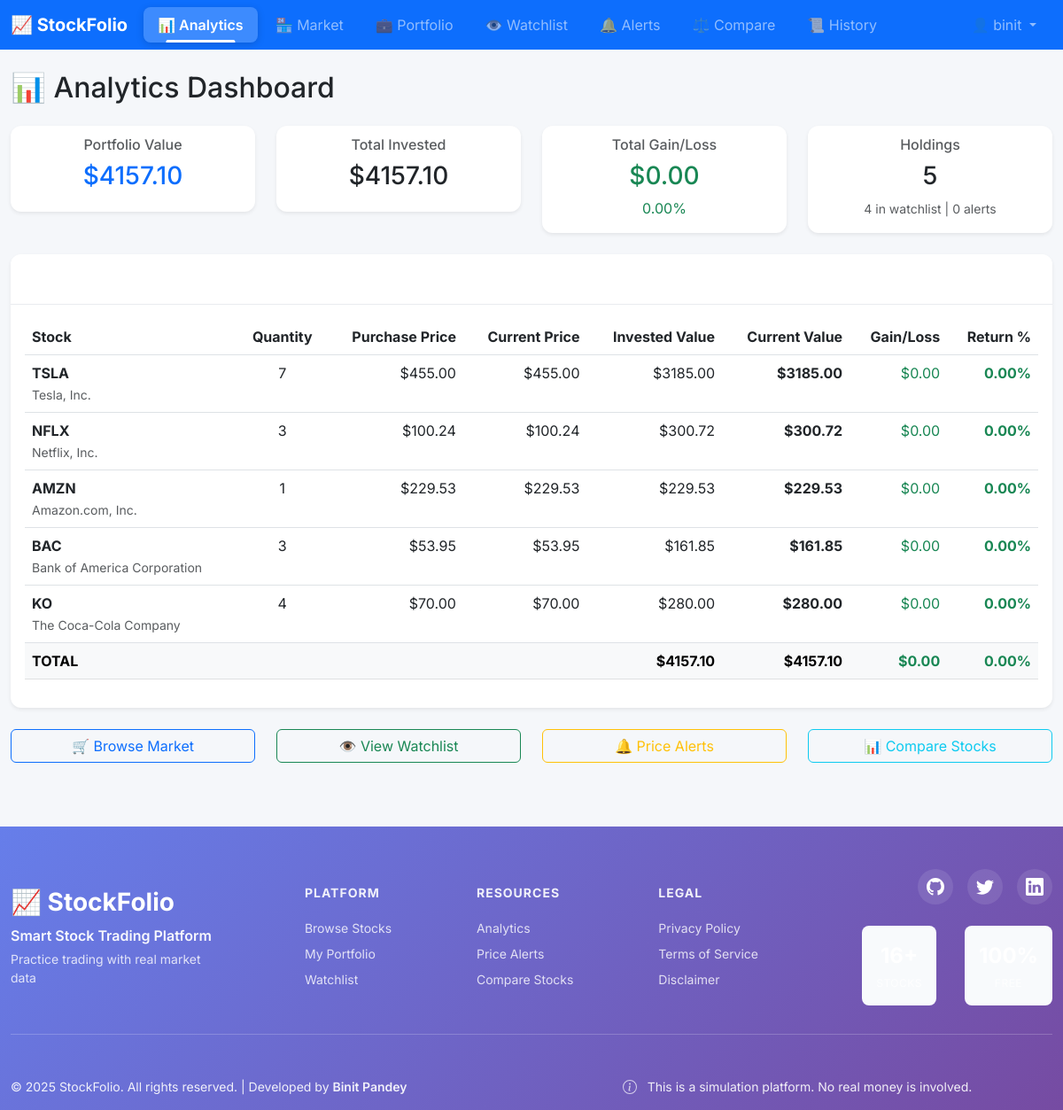
Page /dashboard/ (signed in) on the earlier database version.
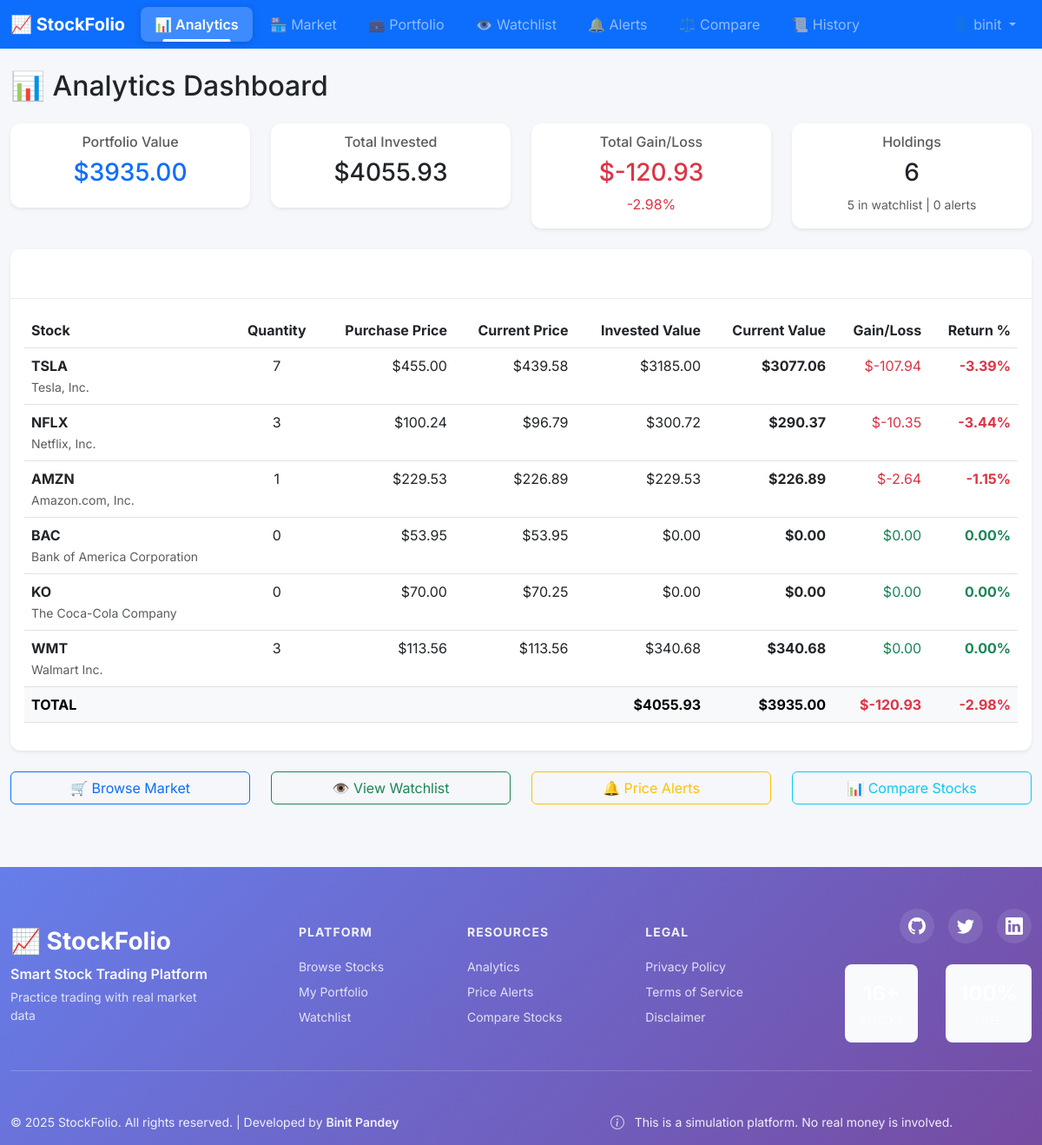
Same page on the later database version.
### stocks/models.py (models this page shows, shortened)
class Stocks(models.Model):
    ticker = models.CharField(max_length=10, unique=True, db_index=True, help_text="Stock ticker symbol")
    name = models.CharField(max_length=300, db_index=True)
    description = models.TextField(max_length=5000, blank=True)
    curr_price = models.DecimalField(
        max_digits=10,
        decimal_places=2,
        validators=[MinValueValidator(Decimal('0.01'))],
        help_text="Current stock price"
    )
    market_cap = models.BigIntegerField(null=True, blank=True, help_text="Market capitalization")
    sector = models.CharField(max_length=100, blank=True, default='', help_text="Stock sector")
    industry = models.CharField(max_length=100, blank=True, default='', help_text="Stock industry")
    volume = models.BigIntegerField(default=0, help_text="Trading volume")
    last_updated = models.DateTimeField(auto_now=True)
    created_at = models.DateTimeField(auto_now_add=True, null=True)
    is_active = models.BooleanField(default=True, help_text="Is stock actively traded")
    class Meta:
        verbose_name = "Stock"
        verbose_name_plural = "Stocks"
        ordering = ['ticker']

### stocks/enhanced_views.py (the view)
# urls.py: path('dashboard/', dashboard_analytics, name='dashboard_analytics'),
@login_required
def dashboard_analytics(request):
    user = request.user
    user_stocks = UserStock.objects.select_related('stock').filter(user=user)
    total_value = 0
    invested = 0
    portfolio_data = []
    for item in user_stocks:
        stock_data = stock_service.get_stock_data(item.stock.ticker)
        current_price = stock_data['current_price'] if stock_data else float(item.stock.curr_price)
        stock_value = item.purchase_quantity * Decimal(str(current_price))
        invested_value = item.purchase_quantity * item.purchase_price
        gain_loss = stock_value - invested_value
        gain_loss_pct = (gain_loss / invested_value * 100) if invested_value > 0 else 0
        total_value += stock_value
        invested += invested_value
        portfolio_data.append({
            'stock': item.stock,
            'quantity': item.purchase_quantity,
            'current_price': current_price,
            'purchase_price': float(item.purchase_price),
            'current_value': float(stock_value),
            'invested_value': float(invested_value),
            'gain_loss': float(gain_loss),
            'gain_loss_pct': float(gain_loss_pct)
        })
    total_gain_loss = total_value - invested
    total_gain_loss_pct = (total_gain_loss / invested * 100) if invested > 0 else 0
    watchlist_count = Watchlist.objects.filter(user=user).count()
    active_alerts = PriceAlert.objects.filter(user=user, status='ACTIVE').count()
    context = {
        'portfolio_data': portfolio_data,
        'total_value': float(total_value),
        'invested': float(invested),
        'total_gain_loss': float(total_gain_loss),
        'total_gain_loss_pct': float(total_gain_loss_pct),
        'watchlist_count': watchlist_count,
        'active_alerts': active_alerts,
        'portfolio_count': len(portfolio_data)
    }
    return render(request, 'dashboard_analytics.html', context)

### stocks/services.py (called while the page is built)
    def get_stock_data(self, symbol: str, use_cache: bool = True) -> Optional[Dict[str, Any]]:
        cache_key = f"stock_data_{symbol}"
        if use_cache:
            cached_data = cache.get(cache_key)
            if cached_data:
                logger.info(f"Retrieved cached data for {symbol}")
                return cached_data
        try:
            stock_data = self._get_yfinance_data(symbol)
            if not stock_data and self.tiingo_token:
                stock_data = self._get_tiingo_data(symbol)
            if stock_data and use_cache:
                cache.set(cache_key, stock_data, self.cache_timeout)
                logger.info(f"Cached data for {symbol}")
            return stock_data
        except Exception as e:
            logger.error(f"Error fetching stock data for {symbol}: {str(e)}")
            return None

### stocks/templates/dashboard_analytics.html (shortened to what the changed rows need)
{% extends 'base.html' %}
{% load static %}
{% block content %}
<div class="container-fluid mt-4">
    <h2 class="mb-4">📊 Analytics Dashboard</h2>
    <div class="row mb-4">
        <div class="col-md-3">
            <div class="card text-center shadow-sm">
                <div class="card-body">
                    <h6 class="card-subtitle mb-2 text-muted">Portfolio Value</h6>
                    <h3 class="card-title text-primary">${{ total_value|floatformat:2 }}</h3>
                </div>
            </div>
        </div>
        <div class="col-md-3">
            <div class="card text-center shadow-sm">
                <div class="card-body">
                    <h6 class="card-subtitle mb-2 text-muted">Total Invested</h6>
                    <h3 class="card-title">${{ invested|floatformat:2 }}</h3>
                </div>
            </div>
        </div>
        <div class="col-md-3">
            <div class="card text-center shadow-sm">
                <div class="card-body">
                    <h6 class="card-subtitle mb-2 text-muted">Total Gain/Loss</h6>
                    <h3 class="card-title {% if total_gain_loss >= 0 %}text-success{% else %}text-danger{% endif %}">
                        ${{ total_gain_loss|floatformat:2 }}
                    </h3>
                    <p class="mb-0 {% if total_gain_loss_pct >= 0 %}text-success{% else %}text-danger{% endif %}">
                        {{ total_gain_loss_pct|floatformat:2 }}%
                    </p>
                </div>
            </div>
        </div>
        <div class="col-md-3">
            <div class="card text-center shadow-sm">
                <div class="card-body">
                    <h6 class="card-subtitle mb-2 text-muted">Holdings</h6>
                    <h3 class="card-title">{{ portfolio_count }}</h3>
                    <p class="mb-0 text-muted">
                        <small>{{ watchlist_count }} in watchlist | {{ active_alerts }} alerts</small>
                    </p>
                </div>
            </div>
        </div>
    </div>
    <div class="row">
        <div class="col-12">
            <div class="card shadow-sm">
                <div class="card-body">
                    {% if portfolio_data %}
                        <div class="table-responsive">
                            <table class="table table-hover">
                                <thead>
                                    <tr>
                                        <th>Stock</th>
                                        <th class="text-center">Quantity</th>
                                        <th class="text-end">Purchase Price</th>
                                        <th class="text-end">Current Price</th>
                                        <th class="text-end">Invested Value</th>
                                        <th class="text-end">Current Value</th>
                                        <th class="text-end">Gain/Loss</th>
                                        <th class="text-end">Return %</th>
                                    </tr>
                                </thead>
                                <tbody>
                                    {% for item in portfolio_data %}
                                        <tr>
                                            <td>
                                                <strong>{{ item.stock.ticker }}</strong><br>
                                                <small class="text-muted">{{ item.stock.name }}</small>
                                            </td>
                                            <td class="text-center">{{ item.quantity }}</td>
                                            <td class="text-end">${{ item.purchase_price|floatformat:2 }}</td>
                                            <td class="text-end">${{ item.current_price|floatformat:2 }}</td>
                                            <td class="text-end">${{ item.invested_value|floatformat:2 }}</td>
                                            <td class="text-end"><strong>${{ item.current_value|floatformat:2 }}</strong></td>
                                            <td class="text-end {% if item.gain_loss >= 0 %}text-success{% else %}text-danger{% endif %}">
                                                ${{ item.gain_loss|floatformat:2 }}
                                            </td>
                                            <td class="text-end {% if item.gain_loss_pct >= 0 %}text-success{% else %}text-danger{% endif %}">
                                                <strong>{{ item.gain_loss_pct|floatformat:2 }}%</strong>
                                            </td>
                                        </tr>
                                    {% endfor %}
                                </tbody>
                                <tfoot class="table-light">
                                    <tr>
                                        <th colspan="4">TOTAL</th>
                                        <th class="text-end">${{ invested|floatformat:2 }}</th>
                                        <th class="text-end">${{ total_value|floatformat:2 }}</th>
                                        <th class="text-end {% if total_gain_loss >= 0 %}text-success{% else %}text-danger{% endif %}">
                                            ${{ total_gain_loss|floatformat:2 }}
                                        </th>
                                        <th class="text-end {% if total_gain_loss_pct >= 0 %}text-success{% else %}text-danger{% endif %}">
                                            {{ total_gain_loss_pct|floatformat:2 }}%
                                        </th>
                                    </tr>
                                </tfoot>
                            </table>
                        </div>
                    {% else %}
                        <div class="text-center py-5">
                            <p class="text-muted">No stocks in your portfolio yet.</p>
                            <a href="{% url 'stocks' %}" class="btn btn-primary">Browse Stocks</a>
                        </div>
                    {% endif %}
                </div>
            </div>
        </div>
    </div>
</div>
{% endblock %}

Differences in the rows shown:
changed Stocks "TSLA": current_price "455.00" → "439.58"; current_value "3185.00" → "3077.06"; gain_loss "0.00" → "-107.94"; gain_loss_pct "0.00" → "-3.39"
changed Stocks "NFLX": current_price "100.24" → "96.79"; current_value "300.72" → "290.37"; gain_loss "0.00" → "-10.35"; gain_loss_pct "0.00" → "-3.44"
changed Stocks "AMZN": current_price "229.53" → "226.89"; current_value "229.53" → "226.89"; gain_loss "0.00" → "-2.64"; gain_loss_pct "0.00" → "-1.15"
changed Stocks "BAC": quantity "3" → "0"; invested_value "161.85" → "0.00"; current_value "161.85" → "0.00"
changed Stocks "KO": quantity "4" → "0"; current_price "70.00" → "70.25"; invested_value "280.00" → "0.00"; current_value "280.00" → "0.00"
now on this page (row edited): Stocks: stock.ticker "WMT", stock.name "Walmart Inc.", quantity "3", purchase_price "113.56", current_price "113.56", invested_value "340.68", current_value "340.68", gain_loss "0.00", gain_loss_pct "0.00"
Other differences:
{{ total_value|floatformat:2 }}: "4157.10" → "3935.00"
{{ invested|floatformat:2 }}: "4157.10" → "4055.93"
{{ total_gain_loss|floatformat:2 }}: "0.00" → "-120.93"
{{ total_gain_loss_pct|floatformat:2 }}: "0.00" → "-2.98"
{{ portfolio_count }}: "5" → "6"
{{ watchlist_count }}: "4" → "5"
